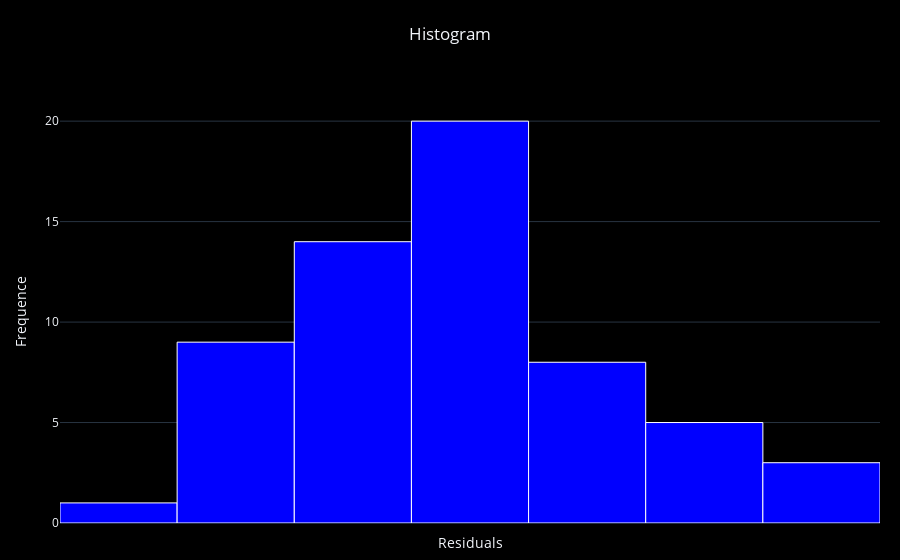

Notebook code for this chart:
### Code cell
# Normalidad Media 0: Método Gráfico para confirmar que los residuales provienen de una distribución Normal con media 0

fig = mejorModelo['normal_0_mean_hist'].update_layout(hovermode='x unified').update_layout(margin=dict(r=20, b=20, l=60), autosize=True, plot_bgcolor='#000', paper_bgcolor='#000').update_xaxes(showticklabels=False).update_traces(hoverlabel=dict(bgcolor='#fff'))

fig.show(config=config)

### Figure 1 — Plotly figure (JSON) as saved in the notebook; plotly's stock layout.template omitted (floating-point values rounded to 4 significant figures)
{"data": [{"alignmentgroup": "True", "bingroup": "x", "histfunc": "sum", "hoverlabel": {"bgcolor": "#fff"}, "hovertemplate": "Residuals=%{x}<br>sum of Frequence=%{y}<extra></extra>", "legendgroup": "", "marker": {"color": "blue", "line": {"color": "white", "width": 1}, "pattern": {"shape": ""}}, "name": "", "offsetgroup": "", "orientation": "v", "showlegend": false, "type": "histogram", "x": ["(-616343.0908, -434714.0069)", "(-434714.0069, -253084.923)", "(-253084.923, -71455.8391)", "(-71455.8391, 110173.2448)", "(110173.2448, 291802.3287)", "(291802.3287, 473431.4126)", "(473431.4126, 655060.4962)"], "xaxis": "x", "y": [1, 9, 14, 20, 8, 5, 3], "yaxis": "y"}], "layout": {"autosize": true, "bargap": 0, "barmode": "relative", "hovermode": "x unified", "legend": {"tracegroupgap": 0}, "margin": {"b": 20, "l": 60, "r": 20}, "paper_bgcolor": "#000", "plot_bgcolor": "#000", "showlegend": false, "title": {"text": "Histogram", "x": 0.5, "xanchor": "center", "y": 0.95, "yanchor": "top"}, "xaxis": {"anchor": "y", "domain": [0, 1], "showticklabels": false, "title": {"text": "Residuals"}}, "yaxis": {"anchor": "x", "domain": [0, 1], "title": {"text": "Frequence"}}}}
